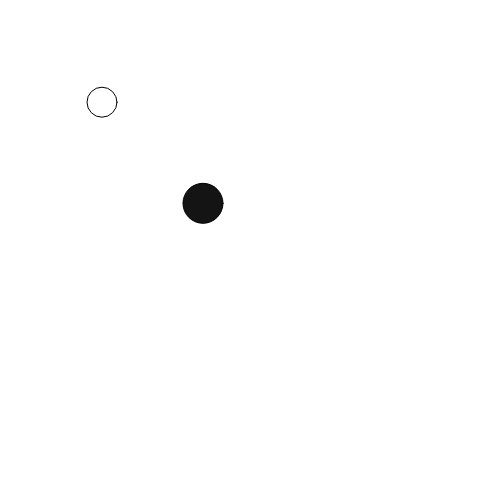
Frame 1 (no input)
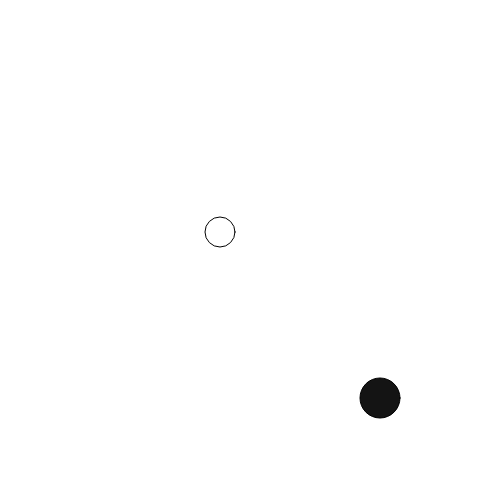
Frame 60 (no input)
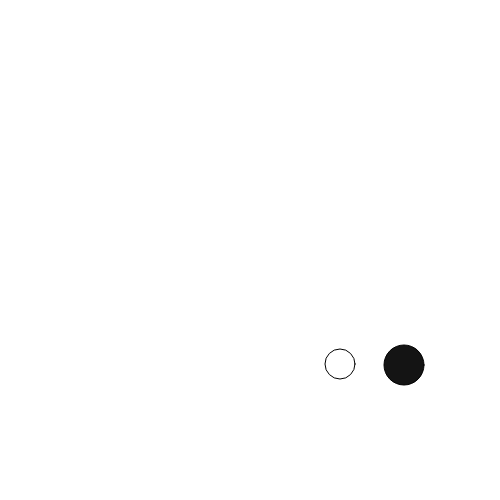
Frame 120 (the mouse pressed at the canvas centre since frame 60)

The p5.js sketch that drew these frames (run headless with seeded random() and noise() and a simulated clock; from frame 60 on, the mouse is pressed at the canvas centre):

// p5.js sketch
// ── sketch.js
var myCircle1;
var myCircle2;

function setup() {
  createCanvas(500, 500);
  smooth();

  myCircle1 = new Circle ();
  myCircle1.setup(100, 100, 2, 2.2, 30);

  myCircle2 = new Circle ();
  myCircle2.setup(200,200, 3, 3.3, 40);
}

function draw() {
  background(255);
  fill(255);
  myCircle1.move();
  myCircle1.bounce();
  myCircle1.display();

  fill(20,20,20);
  myCircle2.move();
  myCircle2.bounce();
  myCircle2.display();


}

function Circle (){
  this.x;
  this.y;
  this.speedX;
  this.speedY;
  this.size;

  this.setup = function (x, y, speedX, speedY, size){
    this.x = x;
    this.y = y;
    this.speedX = speedX;
    this.speedY = speedY;
    this.size = size;
  }

  this.move = function (){
    this.x = this.x + this.speedX;
    this.y = this.y + this.speedY;
  }

  this.bounce = function (){
    if (this.x > width - this.size/2 || this.x < this.size/2 ){
      this.speedX = this.speedX * -1;
    }
    if (this.y > height - this.size/2 || this.y < this.size/2){
      this.speedY = this.speedY * -1;
    }
  }

  this.display = function (){
    ellipse(this.x, this.y, this.size, this.size)
  }

}


/* myCircle = {
  x : width/2,
  y : 100,
  size : 30,
  speedX : 2,
  speedY : 2.5,
  move: function (){
    this.x = this.x + this.speedX;
    this.y = this.y + this.speedY;
  },
  bounce: function (){
    if (this.x > width - this.size/2 || this.x < this.size/2 ){
      this.speedX = this.speedX * -1;
    }
    if (this.y > height - this.size/2 || this.y < this.size/2){
      this.speedY = this.speedY * -1;
    }
  },
  display: function (){
    ellipse(this.x, this.y, this.size, this.size)
  }
}

*/
